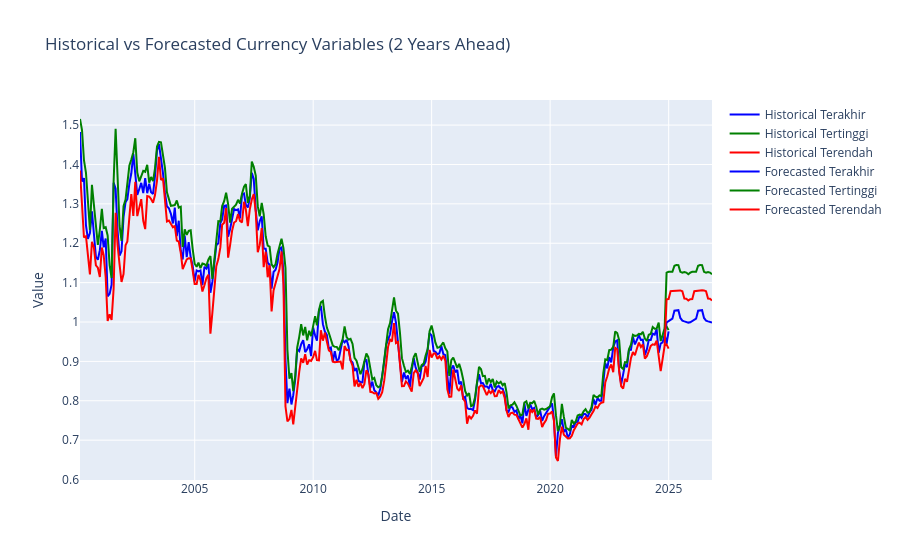
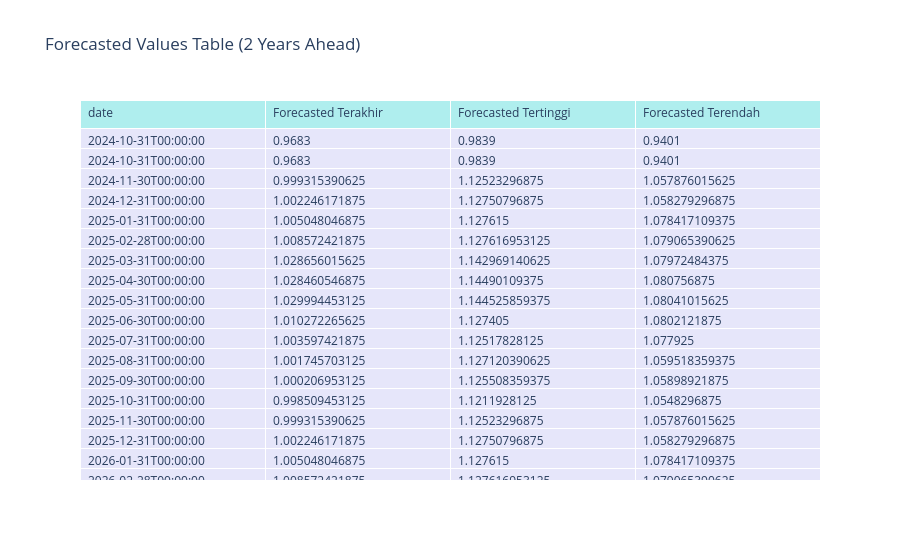

The notebook cell these images were saved under, in order:
### Markdown cell above
### Model Libraries

### Code cell
import pandas as pd
import numpy as np
import xgboost as xgb
from sklearn.multioutput import MultiOutputRegressor
from sklearn.preprocessing import StandardScaler
from sklearn.metrics import mean_squared_error, mean_absolute_error
import plotly.graph_objects as go
from plotly.subplots import make_subplots

# --------------------------
# Data Preparation
# --------------------------
df = df_merged.copy()
df['date'] = pd.to_datetime(df['date'], errors='coerce')
df = df.sort_values('date').reset_index(drop=True)

# Create a time index: number of months since start.
base_time = df['date'].dt.year.min() * 12 + df['date'].dt.month.min()
df['time_index'] = (df['date'].dt.year * 12 + df['date'].dt.month) - base_time

# Create seasonal features.
df['sin_time'] = np.sin(2 * np.pi * df['time_index'] / 12)
df['cos_time'] = np.cos(2 * np.pi * df['time_index'] / 12)

# Create one-month lag features.
df['Terakhir_lag1']  = df['Terakhir'].shift(1)
df['Tertinggi_lag1'] = df['Tertinggi'].shift(1)
df['Terendah_lag1']  = df['Terendah'].shift(1)
df = df.dropna().reset_index(drop=True)

# Multiply target values by 1e5 (for numerical stability; will reverse later).
targets = ['Terakhir', 'Tertinggi', 'Terendah']
df[targets] = df[targets] * 1e5

# Define features.
features = [
    'Cadangan Devisa BI Menurut Jenis',
    'Pertumbuhan PDB Harga Konstan Menurut Lapangan Usaha Sektoral (Triwulanan YoY)',
    'Total Nilai Ekspor Bulanan',
    'Total Nilai Impor Bulanan',
    'time_index',
    'sin_time',
    'cos_time',
    'Terakhir_lag1',
    'Tertinggi_lag1',
    'Terendah_lag1'
]

# --------------------------
# Data Splitting
# --------------------------
df['month_period'] = df['date'].dt.to_period('M')
unique_months = sorted(df['month_period'].unique())
if len(unique_months) < 3:
    raise ValueError("Not enough data for splitting (need at least 3 unique months).")
# Reserve the last 2 months for validation.
val_months = unique_months[-2:]
validation = df[df['month_period'].isin(val_months)].copy()
train_test = df[~df['month_period'].isin(val_months)].copy()
df.drop('month_period', axis=1, inplace=True)

# Split train_test into training (80%) and testing (10%).
n_tt = len(train_test)
train_end = int(n_tt * 0.8)
test_end  = int(n_tt * 0.9)
train_data = train_test.iloc[:train_end].copy()
test_data  = train_test.iloc[train_end:test_end].copy()

X_train = train_data[features]
y_train = train_data[targets]
X_test  = test_data[features]
y_test  = test_data[targets]

# For forecasting, define the exogenous feature list (the original 4 exogenous variables).
exog_features = [
    'Cadangan Devisa BI Menurut Jenis',
    'Pertumbuhan PDB Harga Konstan Menurut Lapangan Usaha Sektoral (Triwulanan YoY)',
    'Total Nilai Ekspor Bulanan',
    'Total Nilai Impor Bulanan'
]

# --------------------------
# Feature Scaling
# --------------------------
scaler = StandardScaler()
X_train_scaled = scaler.fit_transform(X_train)
X_test_scaled  = scaler.transform(X_test)

# --------------------------
# Model Training
# --------------------------
model = MultiOutputRegressor(
    xgb.XGBRegressor(
        objective='reg:squarederror',
        n_estimators=500,
        learning_rate=0.05,
        max_depth=8,
        subsample=0.8,
        colsample_bytree=0.8,
        random_state=42
    )
)
model.fit(X_train_scaled, y_train)
print("Test MSE:", mean_squared_error(y_test, model.predict(X_test_scaled)))

# --------------------------
# Iterative Forecasting (2 Years Ahead)
# --------------------------
# To ensure the forecast line connects with historical data, we prepend the last historical observation.
last_hist_date = train_test['date'].max()
# For continuity, set the first forecast date equal to the last historical observation.
forecast_start_date = last_hist_date  
# Generate 25 month-end dates (first point is the anchor, then 24 future forecasts).
full_horizon = pd.date_range(start=forecast_start_date, periods=25, freq='M')

# Exogenous inputs: if forecast date exists in validation, use its values; otherwise use constant exogenous values from the last observation.
last_exog = train_test.iloc[-1][exog_features].astype(float).values
anchor_exog = last_exog.copy()
anchor = np.array([
    train_test.iloc[-1]['Terakhir'],
    train_test.iloc[-1]['Tertinggi'],
    train_test.iloc[-1]['Terendah']
])
last_obs = train_test.iloc[-1].copy()

forecast_results = []
for i, forecast_date in enumerate(full_horizon):
    if i == 0:
        raw_pred = anchor.copy()
    else:
        forecast_time_index = (forecast_date.year * 12 + forecast_date.month) - base_time
        sin_time = np.sin(2 * np.pi * forecast_time_index / 12)
        cos_time = np.cos(2 * np.pi * forecast_time_index / 12)
        
        row_val = validation[validation['date'] == forecast_date]
        if not row_val.empty:
            exog_dyn = row_val.iloc[0][exog_features].astype(float).values
            time_dyn = row_val.iloc[0]['time_index']
            exog = np.concatenate([exog_dyn, [time_dyn, np.sin(2 * np.pi * time_dyn / 12), np.cos(2 * np.pi * time_dyn / 12)]])
        else:
            exog = np.concatenate([anchor_exog, [forecast_time_index, sin_time, cos_time]])
        
        lag_feats = np.array([last_obs['Terakhir'], last_obs['Tertinggi'], last_obs['Terendah']])
        input_vector = np.concatenate([exog, lag_feats]).reshape(1, -1).astype(float)
        input_scaled = scaler.transform(input_vector)
        raw_pred = model.predict(input_scaled)[0]
    
    # Here, update state fully (you may add damping if desired).
    pred = raw_pred
    forecast_results.append({
        'date': forecast_date,
        'Forecasted Terakhir': pred[0],
        'Forecasted Tertinggi': pred[1],
        'Forecasted Terendah': pred[2]
    })
    last_obs['Terakhir'] = pred[0]
    last_obs['Tertinggi'] = pred[1]
    last_obs['Terendah'] = pred[2]

forecast_df = pd.DataFrame(forecast_results)

# Prepend the last historical observation so that the forecast line connects.
last_hist_df = pd.DataFrame({
    'date': [train_test['date'].max()],
    'Forecasted Terakhir': [train_test.iloc[-1]['Terakhir']],
    'Forecasted Tertinggi': [train_test.iloc[-1]['Tertinggi']],
    'Forecasted Terendah': [train_test.iloc[-1]['Terendah']]
})
forecast_df = pd.concat([last_hist_df, forecast_df], ignore_index=True)

forecast_df[['Forecasted Terakhir', 'Forecasted Tertinggi', 'Forecasted Terendah']] /= 1e5
train_test[targets] /= 1e5
validation[targets] /= 1e5

# --------------------------
# Accuracy Metrics
# --------------------------
# Define a function for Mean Absolute Percentage Error (MAPE).
def mape(y_true, y_pred):
    # To avoid division by zero, add a small epsilon.
    epsilon = 1e-6
    return np.mean(np.abs((y_true - y_pred) / (y_true + epsilon))) * 100

# Compute accuracy on the Test set.
y_test_pred = model.predict(X_test_scaled) / 1e5
test_MAPE = {}
test_accuracy = {}
for i, t in enumerate(targets):
    mape_val = mape(y_test[t] / 1e5, y_test_pred[:, i])
    test_MAPE[t] = mape_val
    test_accuracy[t] = 100 - mape_val  # Accuracy as (100 - MAPE)
print("Test MAPE (%):", test_MAPE)
print("Test Accuracy (%):", test_accuracy)

# Compute accuracy on the Validation set (if forecast dates match validation dates).
val_df = validation.copy()
val_df[targets] /= 1e5
val_forecast = forecast_df[forecast_df['date'].isin(val_df['date'])]
if not val_forecast.empty:
    val_merge = pd.merge(val_forecast, val_df[['date'] + targets], on='date', how='left')
    val_MAPE = {}
    val_accuracy = {}
    for t in targets:
        mape_val = mape(val_merge[f'Forecasted {t}'], val_merge[t])
        val_MAPE[t] = mape_val
        val_accuracy[t] = 100 - mape_val
    print("Validation Accuracy (%):", val_MAPE)
else:
    print("No matching forecast dates in validation for accuracy evaluation.")

# --------------------------
# Visualization
# --------------------------
pd.options.display.float_format = '{:.8f}'.format
historical = pd.concat([train_test, validation]).sort_values('date')
colors = {'Terakhir': 'blue', 'Tertinggi': 'green', 'Terendah': 'red'}

fig = make_subplots(rows=1, cols=1)
for t in targets:
    fig.add_trace(
        go.Scatter(
            x=historical['date'],
            y=historical[t],
            mode='lines',
            name=f'Historical {t}',
            line=dict(color=colors[t], dash='solid')
        )
    )
for col, t in zip(['Forecasted Terakhir', 'Forecasted Tertinggi', 'Forecasted Terendah'], targets):
    fig.add_trace(
        go.Scatter(
            x=forecast_df['date'],
            y=forecast_df[col],
            mode='lines',
            name=f'Forecasted {t}',
            line=dict(color=colors[t], dash='solid')
        )
    )
fig.update_layout(
    title="Historical vs Forecasted Currency Variables (2 Years Ahead)",
    xaxis_title="Date",
    yaxis_title="Value",
    hovermode='x unified',
    xaxis=dict(type='date')
)
fig.show()

table_fig = go.Figure(data=[go.Table(
    header=dict(values=list(forecast_df.columns),
                fill_color='paleturquoise',
                align='left'),
    cells=dict(values=[forecast_df[col] for col in forecast_df.columns],
               fill_color='lavender',
               align='left'))
])
table_fig.update_layout(title="Forecasted Values Table (2 Years Ahead)")
table_fig.show()

# Forecast vs Actual (Validation) Table.
val_forecast = forecast_df[forecast_df['date'].isin(val_df['date'])]
results_table = pd.merge(
    val_forecast,
    val_df[['date'] + targets].rename(columns={
        'Terakhir': 'Actual Terakhir',
        'Tertinggi': 'Actual Tertinggi',
        'Terendah': 'Actual Terendah'
    }),
    on='date', how='left'
)
print("Forecast vs Actual (Validation) Table:")
print(results_table)

### Figure 1 — Plotly figure (JSON) as saved in the notebook; plotly's stock layout.template omitted (floating-point values rounded to 4 significant figures; data arrays with more than 128 entries replaced by an {"elided": "..."} marker saying what was removed)
{"data": [{"line": {"color": "blue", "dash": "solid"}, "mode": "lines", "name": "Historical Terakhir", "type": "scatter", "x": {"elided": "299 str values"}, "y": {"elided": "299 float values"}}, {"line": {"color": "green", "dash": "solid"}, "mode": "lines", "name": "Historical Tertinggi", "type": "scatter", "x": {"elided": "299 str values"}, "y": {"elided": "299 float values"}}, {"line": {"color": "red", "dash": "solid"}, "mode": "lines", "name": "Historical Terendah", "type": "scatter", "x": {"elided": "299 str values"}, "y": {"elided": "299 float values"}}, {"line": {"color": "blue", "dash": "solid"}, "mode": "lines", "name": "Forecasted Terakhir", "type": "scatter", "x": ["2024-10-31T00:00:00", "2024-10-31T00:00:00", "2024-11-30T00:00:00", "2024-12-31T00:00:00", "2025-01-31T00:00:00", "2025-02-28T00:00:00", "2025-03-31T00:00:00", "2025-04-30T00:00:00", "2025-05-31T00:00:00", "2025-06-30T00:00:00", "2025-07-31T00:00:00", "2025-08-31T00:00:00", "2025-09-30T00:00:00", "2025-10-31T00:00:00", "2025-11-30T00:00:00", "2025-12-31T00:00:00", "2026-01-31T00:00:00", "2026-02-28T00:00:00", "2026-03-31T00:00:00", "2026-04-30T00:00:00", "2026-05-31T00:00:00", "2026-06-30T00:00:00", "2026-07-31T00:00:00", "2026-08-31T00:00:00", "2026-09-30T00:00:00", "2026-10-31T00:00:00"], "y": [0.9683, 0.9683, 0.9993, 1.002, 1.005, 1.009, 1.029, 1.028, 1.03, 1.01, 1.004, 1.002, 1.0, 0.9985, 0.9993, 1.002, 1.005, 1.009, 1.029, 1.028, 1.03, 1.01, 1.004, 1.002, 1.0, 0.9985]}, {"line": {"color": "green", "dash": "solid"}, "mode": "lines", "name": "Forecasted Tertinggi", "type": "scatter", "x": ["2024-10-31T00:00:00", "2024-10-31T00:00:00", "2024-11-30T00:00:00", "2024-12-31T00:00:00", "2025-01-31T00:00:00", "2025-02-28T00:00:00", "2025-03-31T00:00:00", "2025-04-30T00:00:00", "2025-05-31T00:00:00", "2025-06-30T00:00:00", "2025-07-31T00:00:00", "2025-08-31T00:00:00", "2025-09-30T00:00:00", "2025-10-31T00:00:00", "2025-11-30T00:00:00", "2025-12-31T00:00:00", "2026-01-31T00:00:00", "2026-02-28T00:00:00", "2026-03-31T00:00:00", "2026-04-30T00:00:00", "2026-05-31T00:00:00", "2026-06-30T00:00:00", "2026-07-31T00:00:00", "2026-08-31T00:00:00", "2026-09-30T00:00:00", "2026-10-31T00:00:00"], "y": [0.9839, 0.9839, 1.125, 1.128, 1.128, 1.128, 1.143, 1.145, 1.145, 1.127, 1.125, 1.127, 1.126, 1.121, 1.125, 1.128, 1.128, 1.128, 1.143, 1.145, 1.145, 1.127, 1.125, 1.127, 1.126, 1.121]}, {"line": {"color": "red", "dash": "solid"}, "mode": "lines", "name": "Forecasted Terendah", "type": "scatter", "x": ["2024-10-31T00:00:00", "2024-10-31T00:00:00", "2024-11-30T00:00:00", "2024-12-31T00:00:00", "2025-01-31T00:00:00", "2025-02-28T00:00:00", "2025-03-31T00:00:00", "2025-04-30T00:00:00", "2025-05-31T00:00:00", "2025-06-30T00:00:00", "2025-07-31T00:00:00", "2025-08-31T00:00:00", "2025-09-30T00:00:00", "2025-10-31T00:00:00", "2025-11-30T00:00:00", "2025-12-31T00:00:00", "2026-01-31T00:00:00", "2026-02-28T00:00:00", "2026-03-31T00:00:00", "2026-04-30T00:00:00", "2026-05-31T00:00:00", "2026-06-30T00:00:00", "2026-07-31T00:00:00", "2026-08-31T00:00:00", "2026-09-30T00:00:00", "2026-10-31T00:00:00"], "y": [0.9401, 0.9401, 1.058, 1.058, 1.078, 1.079, 1.08, 1.081, 1.08, 1.08, 1.078, 1.06, 1.059, 1.055, 1.058, 1.058, 1.078, 1.079, 1.08, 1.081, 1.08, 1.08, 1.078, 1.06, 1.059, 1.055]}], "layout": {"hovermode": "x unified", "title": {"text": "Historical vs Forecasted Currency Variables (2 Years Ahead)"}, "xaxis": {"anchor": "y", "domain": [0, 1], "title": {"text": "Date"}, "type": "date"}, "yaxis": {"anchor": "x", "domain": [0, 1], "title": {"text": "Value"}}}}

### Figure 2 — Plotly figure (JSON) as saved in the notebook; plotly's stock layout.template omitted (floating-point values rounded to 4 significant figures)
{"data": [{"cells": {"align": "left", "fill": {"color": "lavender"}, "values": [["2024-10-31T00:00:00", "2024-10-31T00:00:00", "2024-11-30T00:00:00", "2024-12-31T00:00:00", "2025-01-31T00:00:00", "2025-02-28T00:00:00", "2025-03-31T00:00:00", "2025-04-30T00:00:00", "2025-05-31T00:00:00", "2025-06-30T00:00:00", "2025-07-31T00:00:00", "2025-08-31T00:00:00", "2025-09-30T00:00:00", "2025-10-31T00:00:00", "2025-11-30T00:00:00", "2025-12-31T00:00:00", "2026-01-31T00:00:00", "2026-02-28T00:00:00", "2026-03-31T00:00:00", "2026-04-30T00:00:00", "2026-05-31T00:00:00", "2026-06-30T00:00:00", "2026-07-31T00:00:00", "2026-08-31T00:00:00", "2026-09-30T00:00:00", "2026-10-31T00:00:00"], [0.9683, 0.9683, 0.9993, 1.002, 1.005, 1.009, 1.029, 1.028, 1.03, 1.01, 1.004, 1.002, 1.0, 0.9985, 0.9993, 1.002, 1.005, 1.009, 1.029, 1.028, 1.03, 1.01, 1.004, 1.002, 1.0, 0.9985], [0.9839, 0.9839, 1.125, 1.128, 1.128, 1.128, 1.143, 1.145, 1.145, 1.127, 1.125, 1.127, 1.126, 1.121, 1.125, 1.128, 1.128, 1.128, 1.143, 1.145, 1.145, 1.127, 1.125, 1.127, 1.126, 1.121], [0.9401, 0.9401, 1.058, 1.058, 1.078, 1.079, 1.08, 1.081, 1.08, 1.08, 1.078, 1.06, 1.059, 1.055, 1.058, 1.058, 1.078, 1.079, 1.08, 1.081, 1.08, 1.08, 1.078, 1.06, 1.059, 1.055]]}, "header": {"align": "left", "fill": {"color": "paleturquoise"}, "values": ["date", "Forecasted Terakhir", "Forecasted Tertinggi", "Forecasted Terendah"]}, "type": "table"}], "layout": {"title": {"text": "Forecasted Values Table (2 Years Ahead)"}}}
